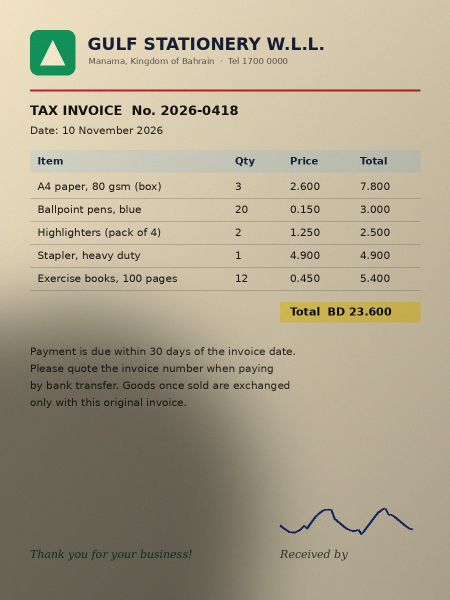
#> input picture docs/camera-pack/filters/samples/test-photo.jpg, 900 x 1200 px, found by its file name (shown at 1/2 size)
$ python make_scenes.py
#> lines starting #> are read from the running program, lines starting #| are printed output that depends on the picture; after the words box and inside, x2 and y2 are one past the last pixel; in counts of white or black regions, pixels touching at a corner belong together
#!/usr/bin/env python3
"""Make test photos with known page corners (ground truth) for the page detector."""
import os, json
import numpy as np
import cv2
from PIL import Image, ImageDraw, ImageFilter

HERE = os.path.dirname(os.path.abspath(__file__))
OUT = os.path.join(HERE, "detect-tests"); os.makedirs(OUT, exist_ok=True)
W, H = 1200, 1600
rng = np.random.default_rng(11)
PAPER = cv2.imread("/home/claude/camera/samples/test-photo.jpg")            # receipt (900x1200)
#> PAPER is the input picture: shape (1200, 900, 3); mean B, G, R 140.9, 163.7, 173

def notebook():
    im = Image.new("RGB", (900, 1200), (250, 250, 246)); d = ImageDraw.Draw(im)
    for y in range(140, 1180, 42): d.line((40, y, 860, y), fill=(170, 200, 230), width=2)
    d.line((110, 0, 110, 1200), fill=(230, 120, 120), width=2)
    for i, y in enumerate(range(175, 900, 42)):
        xs = np.cumsum(rng.integers(8, 22, 40)) + 130
        pts = [(int(x), int(y - 8 + 6 * np.sin(x / 9.0 + i))) for x in xs if x < 820]
        d.line(pts, fill=(30, 40, 110), width=3)
    return cv2.cvtColor(np.asarray(im), cv2.COLOR_RGB2BGR)

def texture(base, noise=10, streaks=0, scale=1.0):
    a = np.ones((H, W, 3), np.float32) * np.array(base, np.float32)[::-1]
    a += rng.normal(0, noise, (H, W, 1))
    if streaks:
        s = cv2.GaussianBlur(rng.normal(0, streaks, (H, 1)).astype(np.float32), (1, 31), 0)
        a += np.repeat(s, W, axis=1)[..., None]
    yy, xx = np.mgrid[0:H, 0:W]
    a *= (1.08 - 0.25 * (yy / H) * scale)[..., None]
    return np.clip(a, 0, 255).astype(np.uint8)

def carpet():
    a = texture((150, 140, 130), noise=8)
    for x in range(-H, W, 60):
        cv2.line(a, (x, 0), (x + H, H), (95, 90, 85), 3)
        cv2.line(a, (x + H, 0), (x, H), (95, 90, 85), 3)
    return cv2.GaussianBlur(a, (3, 3), 0)

def place(bg, paper, quad, light=1.0, shadow=None):
    ph, pw = paper.shape[:2]
    M = cv2.getPerspectiveTransform(np.float32([[0, 0], [pw, 0], [pw, ph], [0, ph]]), np.float32(quad))
    warped = cv2.warpPerspective(paper, M, (W, H), flags=cv2.INTER_CUBIC)
    mask = cv2.warpPerspective(np.full((ph, pw), 255, np.uint8), M, (W, H))
    soft = cv2.GaussianBlur(mask, (5, 5), 0).astype(np.float32)[..., None] / 255
    # drop shadow under the paper
    sh = cv2.GaussianBlur(cv2.warpPerspective(np.full((ph, pw), 255, np.uint8),
                          M @ np.float32([[1, 0, 0], [0, 1, 0], [0, 0, 1]]), (W, H)), (41, 41), 0)
    sh = np.roll(np.roll(sh, 10, 0), 8, 1).astype(np.float32)[..., None] / 255
    out = bg.astype(np.float32) * (1 - 0.35 * sh)
    out = out * (1 - soft) + warped.astype(np.float32) * light * soft
    if shadow is not None:
        out *= (1 - 0.45 * shadow[..., None])
    out += rng.normal(0, 2.5, out.shape)
    return np.clip(out, 0, 255).astype(np.uint8)

def hand_shadow(box):
    m = Image.new("L", (W, H), 0); ImageDraw.Draw(m).ellipse(box, fill=255)
    return np.asarray(m.filter(ImageFilter.GaussianBlur(60))).astype(np.float32) / 255

scenes = {}
def add(name, img, quad, note):
    cv2.imwrite(os.path.join(OUT, f"{name}.jpg"), img, [cv2.IMWRITE_JPEG_QUALITY, 90])
    scenes[name] = {"expected": quad, "note": note}

q = [[240, 260], [960, 330], [930, 1330], [190, 1270]]
add("01-dark-desk-angled", place(texture((70, 58, 46), 9, 10), PAPER, q), q, "Receipt on a dark desk, tilted")
q = [[170, 220], [1010, 200], [1050, 1360], [150, 1400]]
add("02-light-table-low-contrast", place(texture((206, 198, 182), 5), PAPER, q, light=0.97), q, "Receipt on a light beige table (low contrast)")
q = [[260, 200], [990, 290], [940, 1350], [200, 1300]]
add("03-hand-shadow-over-corner", place(texture((120, 118, 115), 7), notebook(), q, shadow=hand_shadow((-300, 900, 700, 1900))), q,
    "Notebook page, hand shadow over the bottom-left corner")
#> in hand_shadow, `m = Image.new('L', (W, H), 0)`: m: PIL image 1200x1600 L; every value is 0
#> in hand_shadow, `ImageDraw.Draw(m).ellipse(box, fill=255)`:
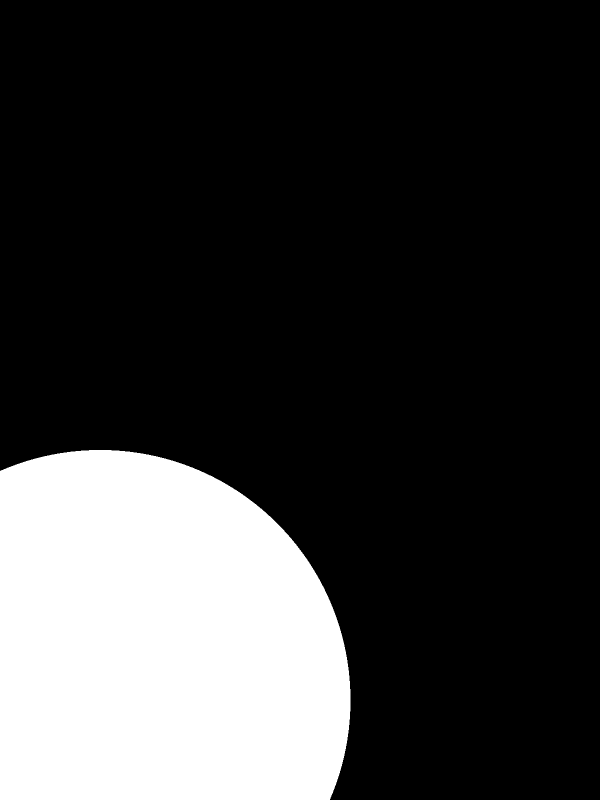
#> m: PIL image 1200x1600 L (shown at 1/2 size); 22.5% white; 1 white region, box (x1, y1, x2, y2) and area: (0, 900, 701, 1600) 431439
q = [[300, 330], [930, 300], [960, 1250], [280, 1300]]
add("04-busy-carpet", place(carpet(), PAPER, q), q, "Receipt on a patterned carpet")
q = [[220, 240], [980, 260], [990, 1310], [200, 1330]]
img = place(texture((60, 62, 70), 8), notebook(), q)
#> in notebook (call 2), `return cv2.cvtColor(np.asarray(im), cv2.COLOR_RGB2BGR)`:
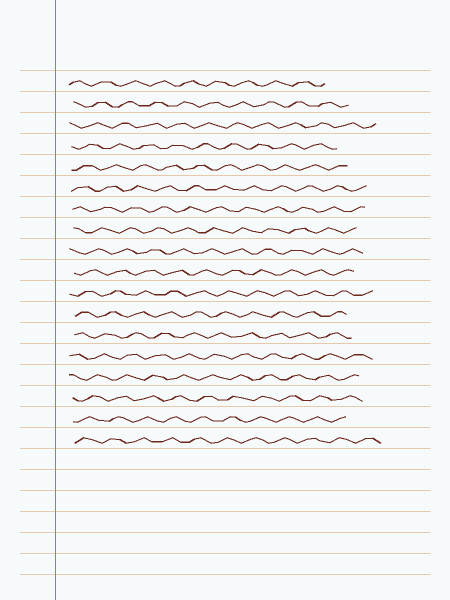
#> returned value: shape (1200, 900, 3) (shown at 1/2 size); mean R, G, B 241.9, 242.8, 241.7
#> in place (call 5), `M = cv2.getPerspectiveTransform(np.float32([[0, 0], [pw, 0], [pw, ph],..`: M = [[0.885, -0.0231, 220], [0.033, 0.866, 240], [4.15e-05, -3.2e-05, 1]]
#> in place (call 5), `sh = np.roll(np.roll(sh, 10, 0), 8, 1).astype(np.float32)[..., None] /..`:
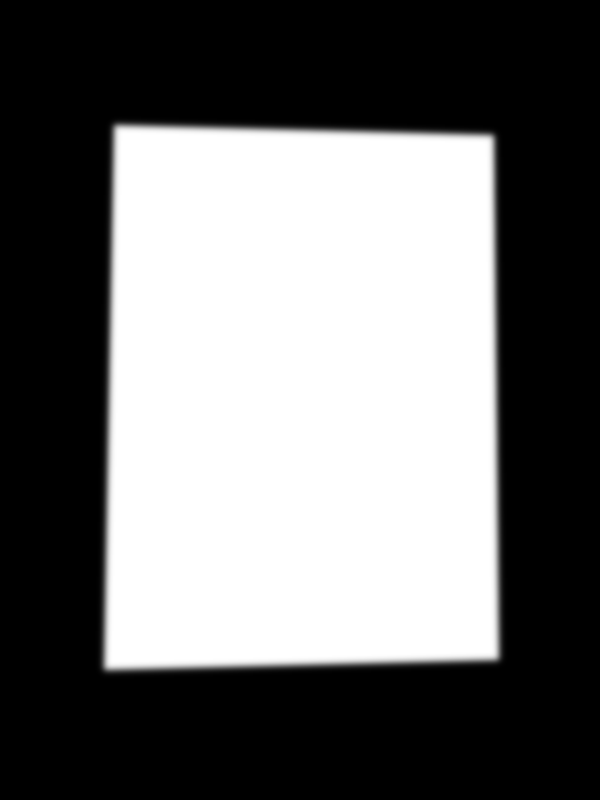
#> sh: shape (1600, 1200, 1) float32 (shown at 1/2 size); min 0, max 1, mean 0.432
#> in place (call 5), `out = bg.astype(np.float32) * (1 - 0.35 * sh)`:
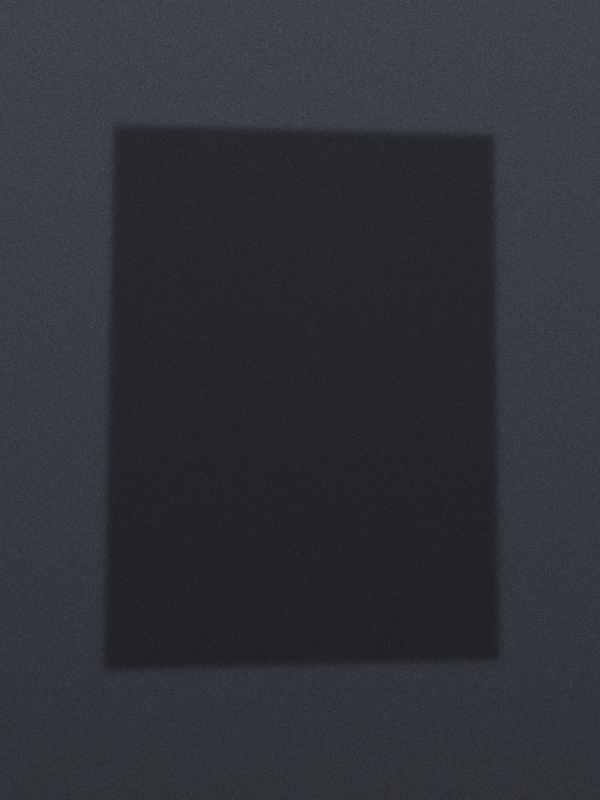
#> out: shape (1600, 1200, 3) float32 (shown at 1/2 size); mean of channels 0, 1, 2 56.3, 49.8, 48.2; drawn as B, G, R
cv2.line(img, (120, 1290), (900, 1380), (40, 40, 200), 22); cv2.line(img, (120, 1290), (900, 1380), (90, 90, 230), 8)
#> after `cv2.line(img, (120, 1290), (900, 1380), (90, 90, 230), 8)`:
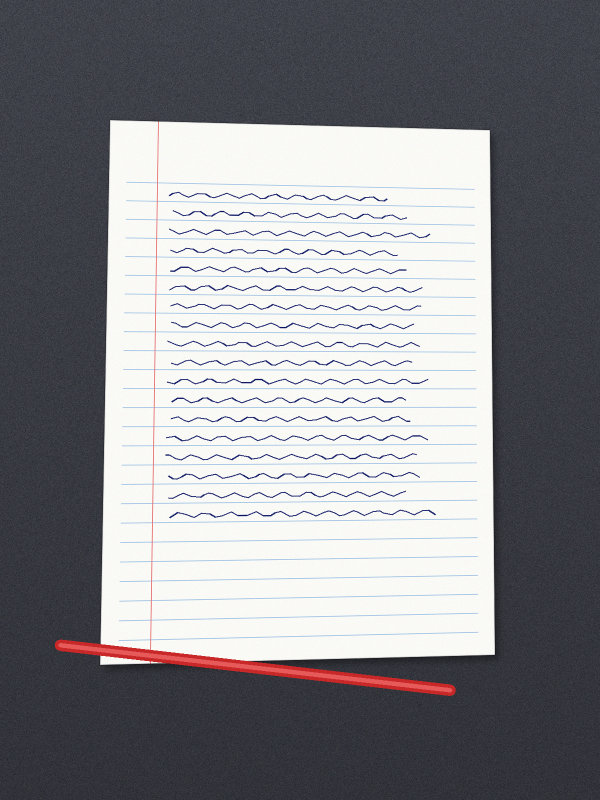
#> img: shape (1600, 1200, 3) (shown at 1/2 size); mean of channels 0, 1, 2 140.7, 136.8, 136.7; drawn as B, G, R
add("05-pen-across-edge", img, q, "Notebook page with a red pen lying across the bottom edge")
q = [[70, 90], [1130, 110], [1120, 1500], [80, 1520]]
add("06-close-up-fills-frame", place(texture((80, 70, 60), 8), PAPER, q), q, "Close-up: page fills ~80% of the photo")
#> in place (call 6), `warped = cv2.warpPerspective(paper, M, (W, H), flags=cv2.INTER_CUBIC)`:
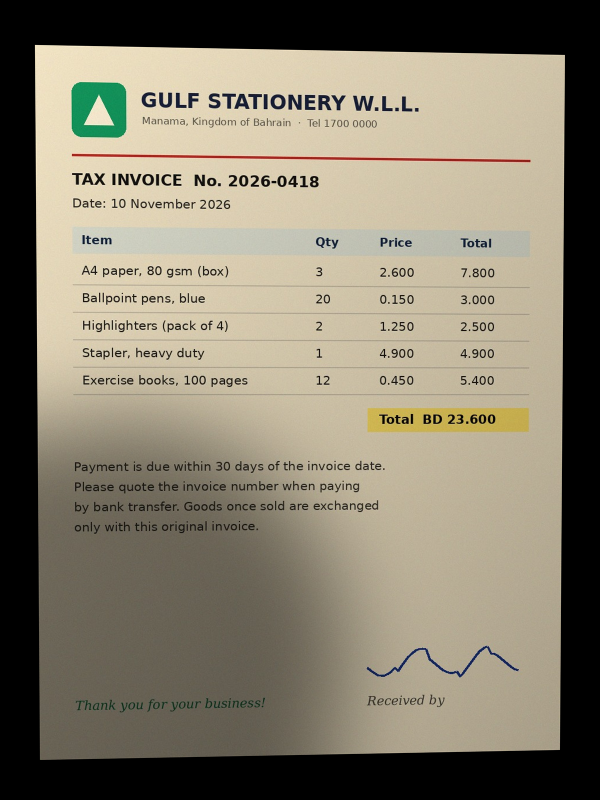
#> warped: shape (1600, 1200, 3) (shown at 1/2 size); mean B, G, R 108.8, 126.4, 133.6
#> in place (call 6), `soft = cv2.GaussianBlur(mask, (5, 5), 0).astype(np.float32)[..., None]..`:
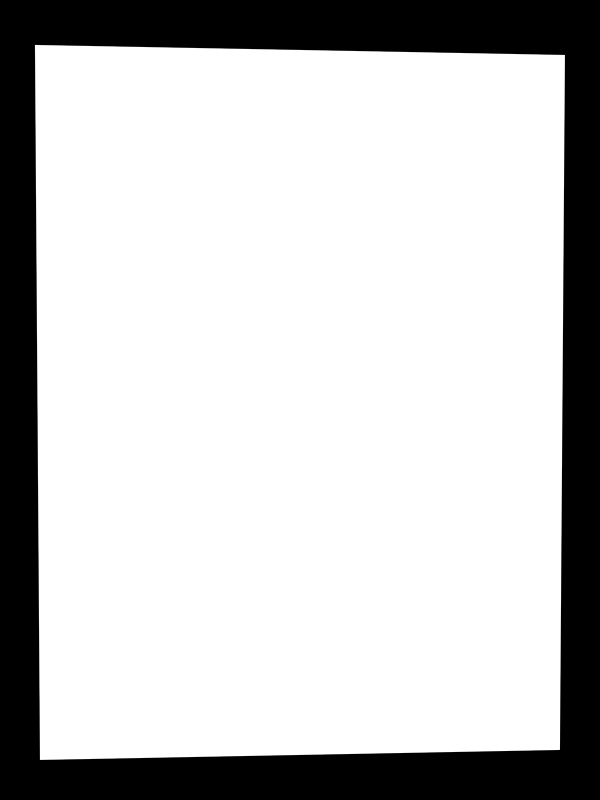
#> mask: shape (1600, 1200) (shown at 1/2 size); min 0, max 255, mean 196.6
#> (the run stopped early here; a loop or call above may not have finished)
